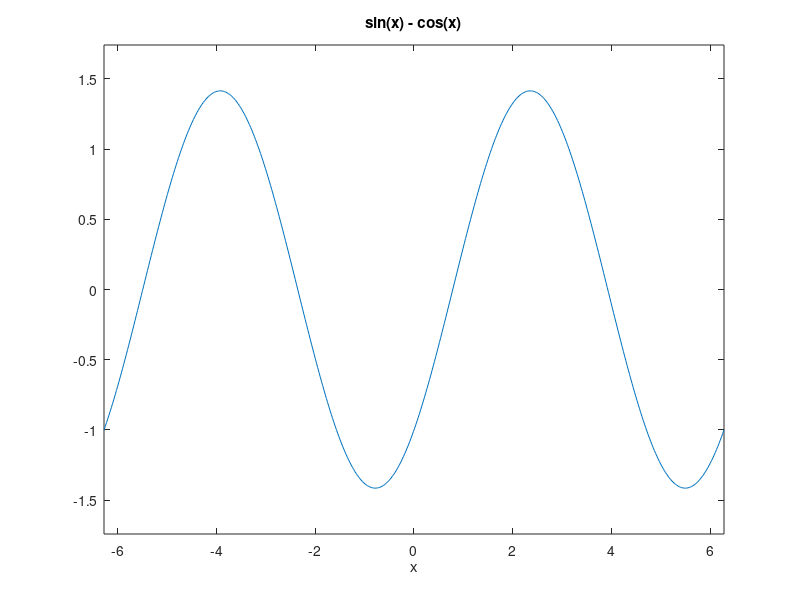

Reproduce this figure in MATLAB.
function y = test2(x)
%This function compute the value sin(x) - cos(x) given x as input
%If there is no input, it will compute the function as if x equals zero
%If x is a vector, it will return a vector containing the correspond value
%with each element in x
if nargin < 1
    x = 0;
end;
 y = sin(x) - cos(x);
 ezplot('sin(x) - cos(x)');
end